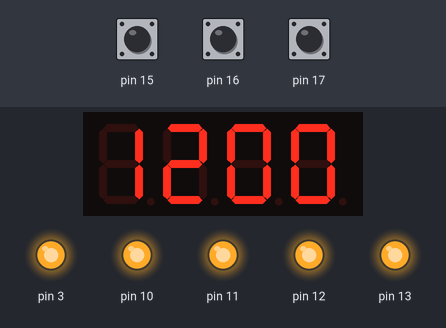
Bench run of a sketch on a simulated Arduino Uno, built with avr-gcc and run on an emulated ATmega328P. Shown: 4-digit seven-segment display, output pins drawn as LEDs (lit = HIGH). Inputs (shaded band) come from the test bench; at power-on: pin 17 HIGH, pin 16 HIGH, pin 15 HIGH.

Above: at 1.2 s.
1.3 s: pin 17 pulled LOW for 3.2 s
At 4.17 s:
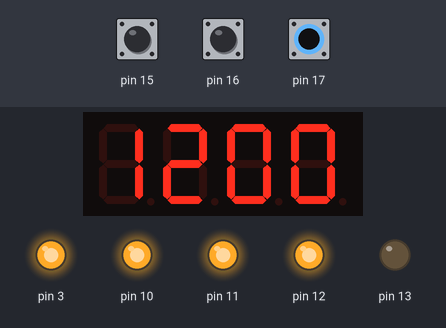
5.1 s: pin 16 pulled LOW for 0.15 s
At 5.2 s:
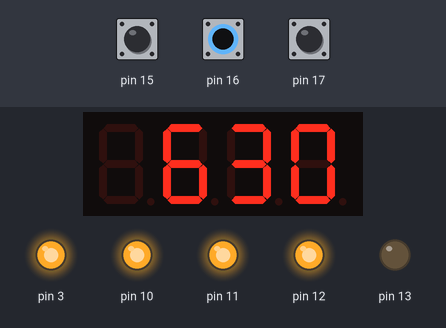
5.8 s: pin 15 pulled LOW for 3.2 s
At 9.4 s:
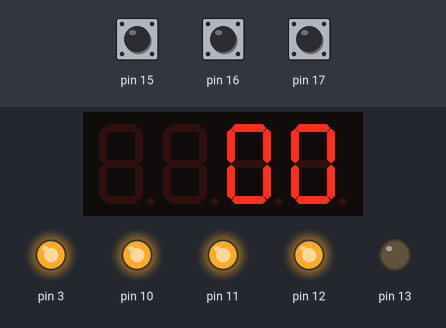
9.6 s: pin 15 pulled LOW for 0.15 s
At 9.9 s:
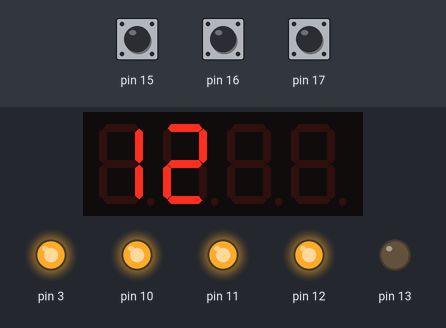
10.3 s: pin 17 pulled LOW for 0.15 s
At 10.65 s:
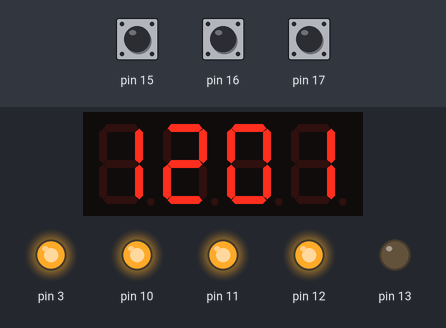
Timing chart, 0 to 12.0 s (numbered marks = the images above; inputs shaded):
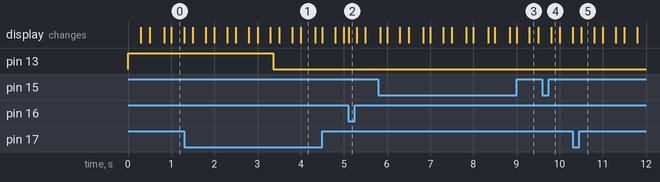

The sketch:

Relofio_Alarme.ino
```cpp
/* Programa Relógio Digital com alarme para Shield Multi-funções
  Blog Eletrogate - https://blog.eletrogate.com/guia-completo-do-shield-multi-funcoes-para-arduino
  Arduino UNO - IDE 1.8.5 - Shield Multi-funções para Arduino
  Gustavo Murta   14/junho/2018
*/

#include <TimerOne.h>                                   // Biblioteca TimerOne
#include <Wire.h>                                       // Biblioteca Wire
#include <MultiFuncShield.h>                            // Biblioteca Multifunction shield

volatile unsigned int clockMilliSeconds = 0;            // variáveis do relógio
volatile byte clockSeconds = 0;                         // segundos
volatile byte clockMinutes = 0;                         // minutos
volatile byte clockHours = 12;                          // horas
volatile byte clockEnabled = 1;                         // relógio ativado

byte alarmMinutes = 30;                                 // alarm inicial 06:30 hs
byte alarmHours = 6;
volatile byte alarmEnabled = false;                     // alarme desligado

byte alarmTogglePressed = false;

enum displayModeValues                                  // modos de amostragem do relógio
{
  MODE_CLOCK_TIME,
  MODE_CLOCK_TIME_SET_HOUR,
  MODE_CLOCK_TIME_SET_MINUTE,
  MODE_ALARM_TIME,
  MODE_ALARM_TIME_SET_HOUR,
  MODE_ALARM_TIME_SET_MINUTE
};

byte displayMode = MODE_CLOCK_TIME;                     // modo normal do relógio

void setup()
{
  Timer1.initialize();                                  // inicializa timer 1
  MFS.userInterrupt = clockISR;                         // uso da interrupção para contagem de tempo
  MFS.initialize(&Timer1);                              // inicializa shield multi-funções
  MFS.blinkDisplay(DIGIT_ALL);                          // pisca os dígitos do display
}

void loop()
{
  byte btn = MFS.getButton();                           // verifica botão pressionado

  switch (displayMode)                                  // seleciona o modo do relógio
  {
    case MODE_CLOCK_TIME:                               // modo normal
      displayTime(clockHours, clockMinutes);            // mostra horas e minutos

      if (btn == BUTTON_2_PRESSED)                      // se o botão 2 foi pressionado
      {
        MFS.beep(0);                                    // cancela o bip
        displayMode = MODE_ALARM_TIME;                  // seleciona o modo de alarme
      }
      else if (btn == BUTTON_1_LONG_PRESSED)            // se o botão 1 também for pressionado longo
      {
        MFS.blinkDisplay(DIGIT_ALL, OFF);               // para de piscar todos os dígitos
        MFS.blinkDisplay(DIGIT_1 | DIGIT_2);            // pisca somente as horas
        displayMode = MODE_CLOCK_TIME_SET_HOUR;         // seleciona modo de acerto de horas
        clockEnabled = false;                           // contagem de tempo parada
        clockMilliSeconds = 0;                          // zera os contadores de milisegundos
        clockSeconds = 0;                               // zera os segundos
      }
      else if (btn == BUTTON_3_LONG_PRESSED && !alarmTogglePressed)  // se o botão 3 for pressionado
      {
        alarmTogglePressed = true;                      // liga o alarme
        alarmEnabled = !alarmEnabled;
        MFS.writeLeds(LED_1, alarmEnabled);             // acende o Led 1
      }
      else if (btn == BUTTON_3_LONG_RELEASE)            // soltando o botão 3
      {
        alarmTogglePressed = false;                     // alarme pressionado é falso
      }
      break;

    case MODE_CLOCK_TIME_SET_HOUR:                      // modo para acerto de horas
      if (btn == BUTTON_1_PRESSED)                      // se o botão 1 for pressionado
      {
        MFS.blinkDisplay(DIGIT_1 | DIGIT_2, OFF);       // para de piscar as horas
        MFS.blinkDisplay(DIGIT_3 | DIGIT_4);            // pisca os minutos
        displayMode = MODE_CLOCK_TIME_SET_MINUTE;       // modo para acerto de minutos
      }
      else if (btn == BUTTON_3_PRESSED || btn == BUTTON_3_LONG_PRESSED) // se o botão 3 for pressionado
      {
        clockHours++;                                   // incrementa as horas
        if (clockHours >= 24)                           // se for mais de 24 horas
        {
          clockHours = 0;                               // zera as horas
        }
        displayTime(clockHours, clockMinutes);          // mostra horas e minutos
      }
      break;

    case MODE_CLOCK_TIME_SET_MINUTE:                    // modo para acerto de minutos
      if (btn == BUTTON_1_PRESSED)                      // se o botão 1 for pressionado
      {
        MFS.blinkDisplay(DIGIT_3 | DIGIT_4, OFF);       // para de piscar os minutos
        displayMode = MODE_CLOCK_TIME;                  // modo normal
        clockEnabled = true;                            // contagem de tempo iniciada
      }
      else if (btn == BUTTON_3_PRESSED || btn == BUTTON_3_LONG_PRESSED) // se o botão 3 for pressionado
      {
        clockMinutes++;                                 // incrementa os minutos
        if (clockMinutes >= 60)                         // se for mais de 60 minutos
        {
          clockMinutes = 0;                             // zera os minutos
        }
        displayTime(clockHours, clockMinutes);          // mostra horas e minutos
      }
      break;

    case MODE_ALARM_TIME:                              // modo de acerto do alarme
      displayTime(alarmHours, alarmMinutes);           // mostra horas e minutos do alarme

      if (btn == BUTTON_2_SHORT_RELEASE || btn == BUTTON_2_LONG_RELEASE)  // se o botão 2 for pressionado
      {
        displayMode = MODE_CLOCK_TIME;                 // modo normal
      }
      else if (btn == BUTTON_1_LONG_PRESSED)           // se o botão 1 for pressionado longo
      {
        MFS.blinkDisplay(DIGIT_ALL, OFF);              // para de piscar todos os dígitos
        MFS.blinkDisplay(DIGIT_1 | DIGIT_2);           // pisca somente as horas
        displayMode = MODE_ALARM_TIME_SET_HOUR;        // modo acerto de horas do alarme
        alarmEnabled = false;                          // alarme desligado
      }
      break;

    case MODE_ALARM_TIME_SET_HOUR:                     // modo acerto de horas do alarme
      if (btn == BUTTON_1_PRESSED)                     // se o botão 1 for pressionado
      {
        MFS.blinkDisplay(DIGIT_1 | DIGIT_2, OFF);      // para de piscar todos os dígitos
        MFS.blinkDisplay(DIGIT_3 | DIGIT_4);           // pisca os minutos
        displayMode = MODE_ALARM_TIME_SET_MINUTE;      // modo acerto dos minutos do alarme
      }
      else if (btn == BUTTON_3_PRESSED || btn == BUTTON_3_LONG_PRESSED)  // se o botão 3 for pressionado
      {
        alarmHours++;                                  // incrementa horas do alarme
        if (alarmHours >= 24)                          // se for mais de 24 horas
        {
          alarmHours = 0;                              // zera as horas
        }
        displayTime(alarmHours, alarmMinutes);         // mostra horas e minutos do alarme
      }
      break;

    case MODE_ALARM_TIME_SET_MINUTE:                   // modo acerto dos minutos do alarme
      if (btn == BUTTON_1_PRESSED)                     // se o botão 1 for pressionado
      {
        MFS.blinkDisplay(DIGIT_3 | DIGIT_4, OFF);      // para de piscar os minutos
        displayMode = MODE_CLOCK_TIME;                 // modo normal
        alarmEnabled = true;                           // alarme ligado
        MFS.writeLeds(LED_1, ON);                      // acende o Led 1
      }
      else if (btn == BUTTON_3_PRESSED || btn == BUTTON_3_LONG_PRESSED)  // se o botão 3 for pressionado
      {
        alarmMinutes++;                                // incrementa minutos do alarme
        if (alarmMinutes >= 60)                        // se for mais de 60 minutos
        {
          alarmMinutes = 0;                            // zera os minutos
        }
        displayTime(alarmHours, alarmMinutes);         // mostra horas e minutos do alarme
      }
      break;
  }
}

void displayTime (byte hours, byte minutes)           //  mostra relógio
{
  char time[5];                                       // vetor de 5 caracteres

  sprintf(time, "%03d", (hours * 100) + minutes);     // mostra horas e minutos
  MFS.write(time, 1);
}

void clockISR ()
{
  // Procedimento de contagem de tempo
  if (clockEnabled)
  {
    clockMilliSeconds++;
    if (clockMilliSeconds >= 1000)
    {
      clockMilliSeconds = 0;

      clockSeconds++;
      if (clockSeconds >= 60)
      {
        clockSeconds = 0;

        clockMinutes++;
        if (clockMinutes >= 60)
        {
          clockMinutes = 0;

          clockHours++;
          if (clockHours >= 24)
          {
            clockHours = 0;
          }
        }

        // se o horario do relógio coincide com o alarme, dispara o bip
        if (alarmEnabled && (clockMinutes == alarmMinutes) && (clockHours == alarmHours))
        {
          MFS.beep(
            10,        // 10 ms ON
            5,         // 5 ms OFF
            4,         // numero de repetições
            100,       // número de sequências
            50         // atraso entre as sequências
          );
        }
      }
    }
  }
}
```

Teste_Display.ino
```cpp

```

Measured:
- after the input at 1.3 s, pin 13: HIGH → LOW after 2.1 s
- after the input at 5.1 s, the display: changes at once (image 2)
- after the input at 5.8 s, the display: first differs from a run without the input after 2.0 s (image 3)
- after the input at 9.6 s, the display: changes after 0.20 s (image 4)
- after the input at 10.3 s, the display: first differs from a run without the input after 0.20 s (image 5)
